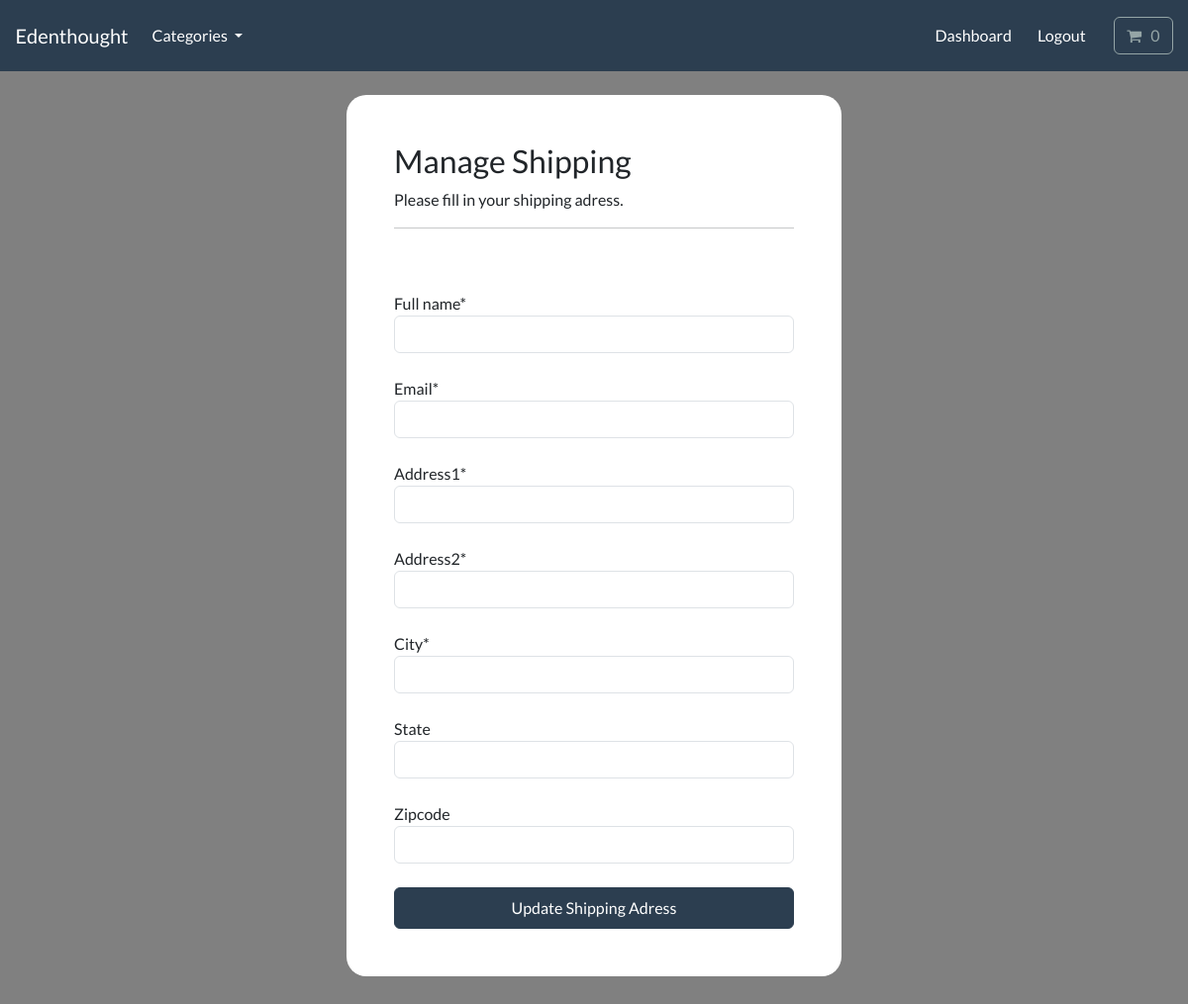
The page /account/manage-shipping (signed in) on the database as committed earlier.
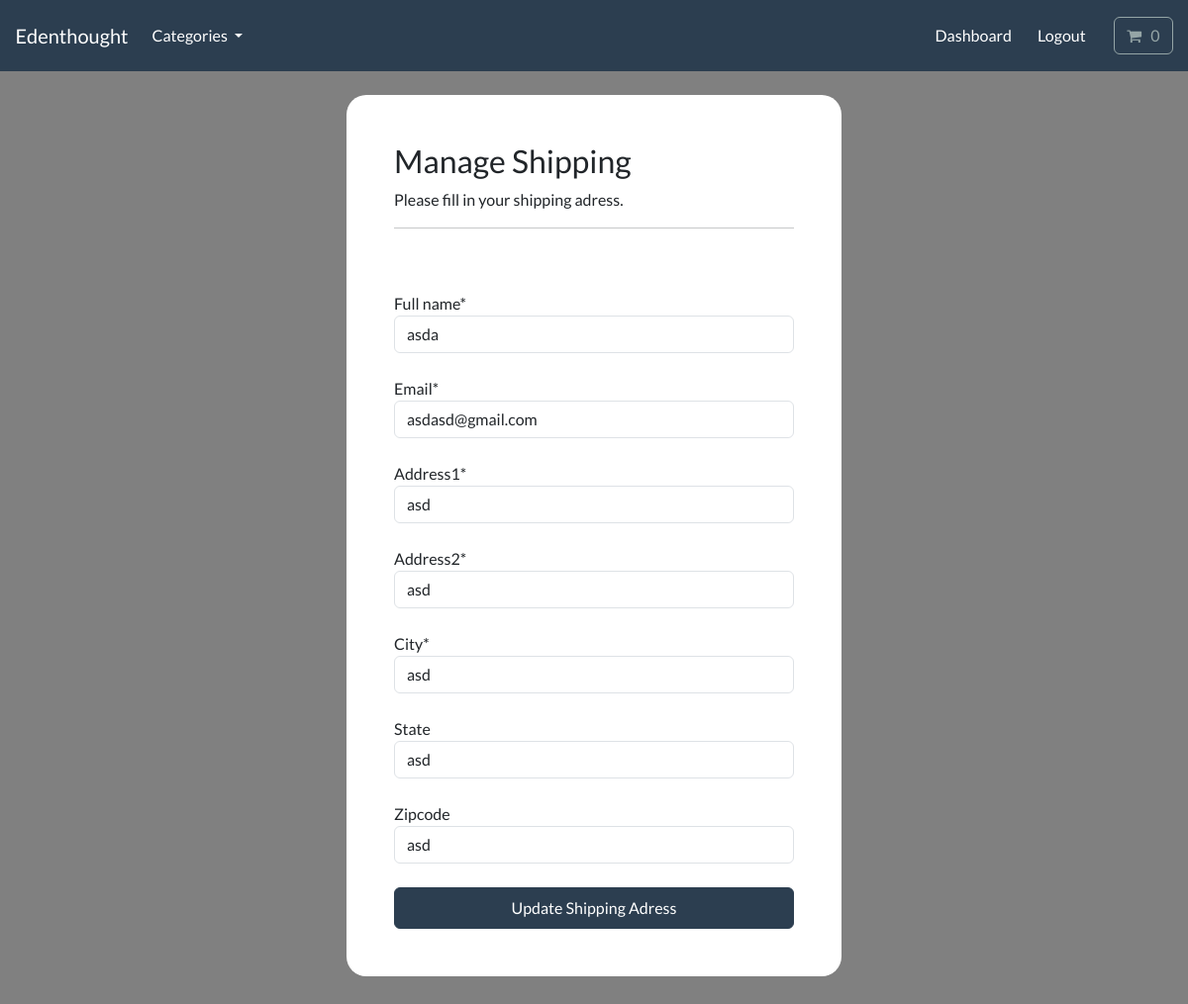
The same page on the database as committed later.
### payment/models.py (models this page shows, shortened)
class ShippingAdress(models.Model):
    full_name = models.CharField(max_length=300)
    email = models.EmailField(max_length=255)
    address1 = models.CharField(max_length=300)
    address2 = models.CharField(max_length=300)
    city = models.CharField(max_length=255)
    state = models.CharField(max_length=255, null=True, blank=True) # Her ülkede yok boş geçebilsin / null db için belirtiyoruz blank ise client için
    zipcode = models.CharField(max_length=255, null=True, blank=True)
    user = models.ForeignKey(User, on_delete=models.CASCADE, null=True, blank=True) # shipping i mecbur bırakmıyoruz / authenticated ve non authenticated(kimliği doğrulanmamış) -- bir shpiing yaratıldığında admin panelinde hangi üyeye bağlı görüyoruz
    class META:
        verbose_name_plural = 'Shipping Adress'

### account/views.py (the view, shortened to what this page needs)
# urls.py: path('manage-shipping', views.manage_shipping, name='manage-shipping'),
@login_required(login_url='my-login')
def manage_shipping(request):
    try:
        shipping = ShippingAdress.objects.get(user=request.user.id) # user çoktan adresi girmiş mi?
    except ShippingAdress.DoesNotExist:
        shipping = None
    form = ShippingForm(instance=shipping)
    context = {'form':form}
    return render(request, 'account/manage-shipping.html', context=context)

### payment/forms.py
class ShippingForm(forms.ModelForm):
    class Meta:
        model = ShippingAdress
        fields = ['full_name', 'email', 'address1', 'address2', 'city', 'state', 'zipcode']
        exclude = ['user',]   # bunu ayır demek

### cart/cart.py (called while the page is built)
    def __len__(self):
        return sum(item['qty'] for item in self.cart.values())

### cart/context_processors.py (called while the page is built)
def cart(request):
    return {'cart': Cart(request)}

### store/models.py (called while the page is built)
    def get_absolute_url(self):
         return reverse('list-category', args=[self.slug])

### store/views.py (called while the page is built)
def categories(request):
    all_categories = Category.objects.all() # tüm kategorileri seçtik
    return {'all_categories': all_categories}

### account/templates/account/manage-shipping.html (shortened to what this page needs)
{% include "store/base.html" %}
{% load static %}
{% load crispy_forms_tags %}
{% block content %}
    <body>
        <br>
        <div class="container bg-white shadow-md p-5 form-layout">
            <h3> Manage Shipping</h3>
            <p> Please fill in your shipping adress. </p>
            <hr>
            <br>
            <br>
            <form method="POST" autocomplete="off">
                {{form.full_name|as_crispy_field}}
                <br>
                {{form.email|as_crispy_field}}
                <br>
                {{form.address1|as_crispy_field}}
                <br>
                {{form.address2|as_crispy_field}}
                <br>
                {{form.city|as_crispy_field}}
                <br>
                {{form.state|as_crispy_field}}
                <br>
                {{form.zipcode|as_crispy_field}}
                <br>
                <button type="submit" class="btn btn-primary navbar-btn text-white w-100 p-2"> Update Shipping Adress </button>
            </form>
        </div>
    </body>
{% endblock %}

### store/templates/store/base.html (shortened to what this page needs)
{% load static %}
<!DOCTYPE html>
<html>
    <head>
        <link rel="stylesheet" href="https://bootswatch.com/5/flatly/bootstrap.min.css">
        <link rel="stylesheet" href="https://cdnjs.cloudflare.com/ajax/libs/font-awesome/4.7.0/css/font-awesome.min.css">
        <link rel="stylesheet" href="{% static 'css/styles.css' %}">
    </head>
    <nav class="navbar navbar-expand-lg bg-primary justify-content-center">
        <a class="navbar-brand main-heading text-white" href="{% url 'store' %}">
        &nbsp; &nbsp; Edenthought
        </a>
        <div class="collapse navbar-collapse" id="navbarCollapse">
            <ul class="navbar-nav me-auto mb-2 mb-md-0">
                <li class="nav-item dropdown">
                    <a class="nav-link dropdown-toggle text-white" href="#" id="navbarDropdown" role="button"
                    data-bs-toggle="dropdown" aria-expanded="false">
                        Categories
                    </a>
                </li>
            </ul>
        </div>
        <div class="collapse navbar-collapse text-center" id="navbarNavDropdown">
            <ul class="navbar-nav ms-auto">
            {% if user.is_authenticated %}
                <li class="nav-item">
                    <a class="btn btn-alert navbar-btn text-white" type="button"  href="{% url 'dashboard' %}"> Dashboard </a>
                </li>
                {% else %}
                <li class="nav-item">
                    <a class="btn btn-alert navbar-btn text-white" type="button"  href="{% url 'register' %}"> Register </a>
                </li>
            {% endif %}
            {% if user.is_authenticated %}
                <li class="nav-item">
                    <a class="btn btn-alert navbar-btn text-white" type="button"  href="{% url 'user-logout' %}"> Logout </a>
                </li>
                {% else %}
                    <li class="nav-item">
                        <a class="btn btn-alert navbar-btn text-white" type="button"  href="{% url 'my-login' %}"> Login </a>
                    </li>
            {% endif %}
                <li class="nav-item">
                    <a type="button" role="button" href="{% url 'cart-summary' %}" class="btn btn-outline-secondary">
                        <i class="fa fa-shopping-cart" aria-hidden="true"> </i>
                        <div id="cart-qty" class="d-inline-flex">
                            {% with qty_amount=cart|length %}
                                {% if qty_amount > 0 %}
                                    {{ qty_amount}}
                                        {% else %}
                                            0
                                {% endif %}
                            {% endwith %}
                        </div>
                    </a>
                </li>
            </ul>
        </div>
    </nav>
    <body>
    </body>
</html>

### static/css/styles.css (style rules this page uses)
.form-layout { border-radius: 20px; width: 500px; }

### account/templates/account/manage-shipping.html (style rules this page uses)
body { background-color: gray; }

Rows that differ between the two databases and show on the page:
added ShippingAdress: full_name "asda", email "asdasd@gmail.com", address1 "asd", address2 "asd", city "asd", state "asd", zipcode "asd"
